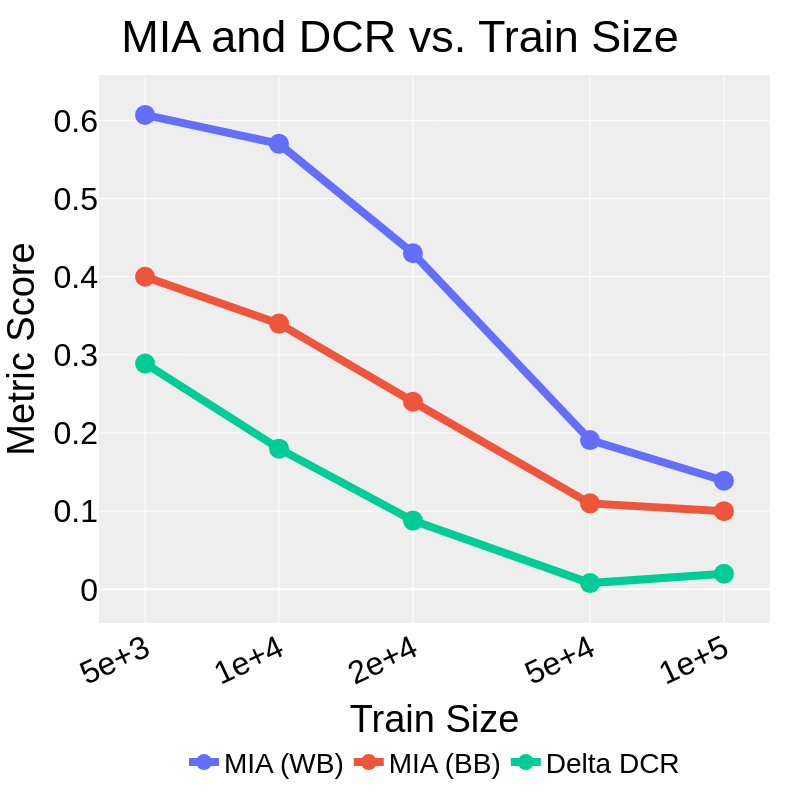

Write notebook code for a chart like this one.
### Code cell
# Training size figure
df = {"Train Size": train_size, "MIA (WB)": train_size_wb, "MIA (BB)": train_size_bb, "Delta DCR": train_size_delta_dcr}

fig = px.line(
    data_frame=df,
    x="Train Size",
    y=["MIA (WB)", "MIA (BB)", "Delta DCR"],
    markers=True,
    title="MIA and DCR vs. Train Size",
)
fig.update_layout(
    xaxis=dict(
        tickmode='array',  # Set tickmode to 'array' to use tickvals/ticktext
        tickvals=train_size,   # Specify the x-coordinates of your data points as tick values
    ),
)
fig.update_xaxes(
    type="log", matches=None, tickangle=-25, title_font_family="Helvetica", tickfont_family="Helvetica", tickfont_size=FONT_SIZE, tickformat=".1E",
)
fig.update_yaxes(
    matches=None, title = "Metric Score", tickangle=0, title_font_family="Helvetica", tickfont_family="Helvetica", tickfont_size=FONT_SIZE,
)
fig.update_traces(marker=dict(size=20), line=dict(width=8))

customize_figure_layout(fig)
save_and_display_figure(fig, "mia_dcr_train_size", plots_dir)

### Figure 1 — Plotly figure (JSON) as saved in the notebook; plotly's stock layout.template omitted (floating-point values rounded to 4 significant figures)
{"data": [{"hovertemplate": "variable=MIA (WB)<br>Train Size=%{x}<br>value=%{y}<extra></extra>", "legendgroup": "MIA (WB)", "line": {"color": "#636efa", "dash": "solid", "width": 8}, "marker": {"size": 20, "symbol": "circle"}, "mode": "lines+markers", "name": "MIA (WB)", "orientation": "v", "showlegend": true, "type": "scatter", "x": [5000.0, 10000.0, 20000.0, 50000.0, 100000.0], "xaxis": "x", "y": [0.607, 0.57, 0.43, 0.191, 0.139], "yaxis": "y"}, {"hovertemplate": "variable=MIA (BB)<br>Train Size=%{x}<br>value=%{y}<extra></extra>", "legendgroup": "MIA (BB)", "line": {"color": "#EF553B", "dash": "solid", "width": 8}, "marker": {"size": 20, "symbol": "circle"}, "mode": "lines+markers", "name": "MIA (BB)", "orientation": "v", "showlegend": true, "type": "scatter", "x": [5000.0, 10000.0, 20000.0, 50000.0, 100000.0], "xaxis": "x", "y": [0.4, 0.34, 0.24, 0.11, 0.1], "yaxis": "y"}, {"hovertemplate": "variable=Delta DCR<br>Train Size=%{x}<br>value=%{y}<extra></extra>", "legendgroup": "Delta DCR", "line": {"color": "#00cc96", "dash": "solid", "width": 8}, "marker": {"size": 20, "symbol": "circle"}, "mode": "lines+markers", "name": "Delta DCR", "orientation": "v", "showlegend": true, "type": "scatter", "x": [5000.0, 10000.0, 20000.0, 50000.0, 100000.0], "xaxis": "x", "y": [0.289, 0.18, 0.088, 0.008, 0.02], "yaxis": "y"}], "layout": {"font": {"color": "black", "family": "Helvetica", "size": 32}, "height": 800, "legend": {"font": {"size": 28}, "orientation": "h", "title": {"font": {"family": "Helvetica"}, "text": ""}, "tracegroupgap": 0, "valign": "top", "x": 0.5, "xanchor": "center", "y": -0.3, "yanchor": "bottom"}, "margin": {"b": 25, "l": 30, "r": 30, "t": 75}, "plot_bgcolor": "#eeeeee", "title": {"font": {"family": "Helvetica"}, "text": "MIA and DCR vs. Train Size", "x": 0.5, "y": 0.975}, "width": 800, "xaxis": {"anchor": "y", "domain": [0, 1], "tickangle": -25, "tickfont": {"family": "Helvetica", "size": 32}, "tickformat": ".1E", "tickmode": "array", "tickvals": [5000, 10000, 20000, 50000, 100000], "title": {"font": {"family": "Helvetica"}, "text": "Train Size"}, "type": "log"}, "yaxis": {"anchor": "x", "domain": [0, 1], "tickangle": 0, "tickfont": {"family": "Helvetica", "size": 32}, "title": {"font": {"family": "Helvetica"}, "text": "Metric Score"}}}}
